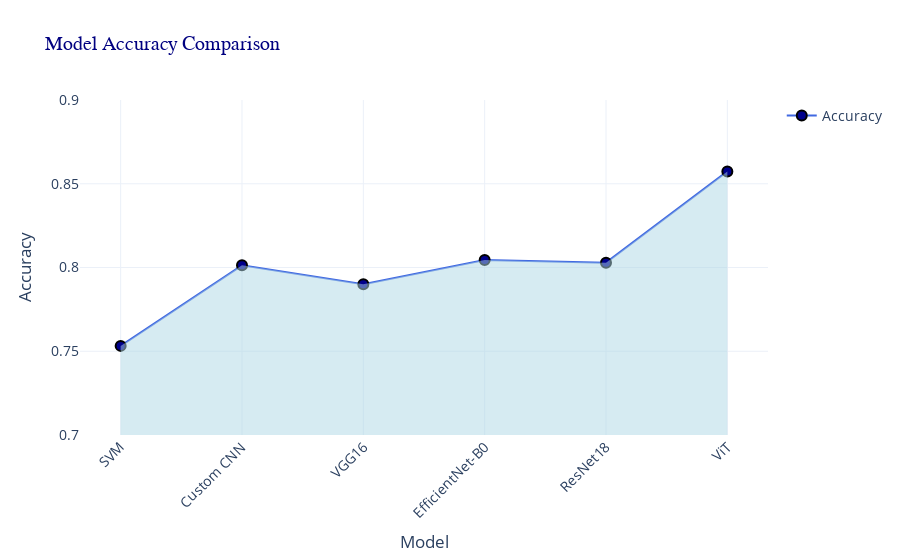

Source (notebook cell):
### Markdown cell above
**Line Plot for Models Accuracy Comparison**  
* Interactive Line Plot for Models Accuracy Comparison

### Code cell
import plotly.graph_objects as go
import plotly.express as px

fig = go.Figure()

# Add line and markers
fig.add_trace(go.Scatter(x=df['Model'], y=df['Accuracy'],
                         mode='lines+markers',
                         line=dict(width=2, color='royalblue'),
                         marker=dict(size=10, color='darkblue', line=dict(width=2, color='black')),
                         name='Accuracy'))

# Fill area under the line
fig.add_trace(go.Scatter(x=df['Model'], y=df['Accuracy'],
                         mode='lines',
                         fill='tozeroy',  # Fill to zero
                         fillcolor='rgba(173, 216, 230, 0.5)',  # Light blue fill
                         line=dict(color='rgba(255, 255, 255, 0)'),  # Invisible line
                         showlegend=False))

fig.update_layout(title='Model Accuracy Comparison',
                  title_font=dict(size=20, family='Arial, sans-serif', color='navy'),
                  xaxis_title='Model',
                  yaxis_title='Accuracy',
                  yaxis=dict(range=[0.7, 0.9]),
                  xaxis_tickangle=-45,
                  template='plotly_white',
                  font=dict(size=14))

fig.show()

### Figure 1 — Plotly figure (JSON) as saved in the notebook; plotly's stock layout.template omitted (floating-point values rounded to 4 significant figures)
{"data": [{"line": {"color": "royalblue", "width": 2}, "marker": {"color": "darkblue", "line": {"color": "black", "width": 2}, "size": 10}, "mode": "lines+markers", "name": "Accuracy", "type": "scatter", "x": ["SVM", "Custom CNN", "VGG16", "EfficientNet-B0", "ResNet18", "ViT"], "y": [0.7532, 0.8013, 0.7901, 0.8045, 0.8029, 0.8574]}, {"fill": "tozeroy", "fillcolor": "rgba(173, 216, 230, 0.5)", "line": {"color": "rgba(255, 255, 255, 0)"}, "mode": "lines", "showlegend": false, "type": "scatter", "x": ["SVM", "Custom CNN", "VGG16", "EfficientNet-B0", "ResNet18", "ViT"], "y": [0.7532, 0.8013, 0.7901, 0.8045, 0.8029, 0.8574]}], "layout": {"font": {"size": 14}, "title": {"font": {"color": "navy", "family": "Arial, sans-serif", "size": 20}, "text": "Model Accuracy Comparison"}, "xaxis": {"tickangle": -45, "title": {"text": "Model"}}, "yaxis": {"range": [0.7, 0.9], "title": {"text": "Accuracy"}}}}
